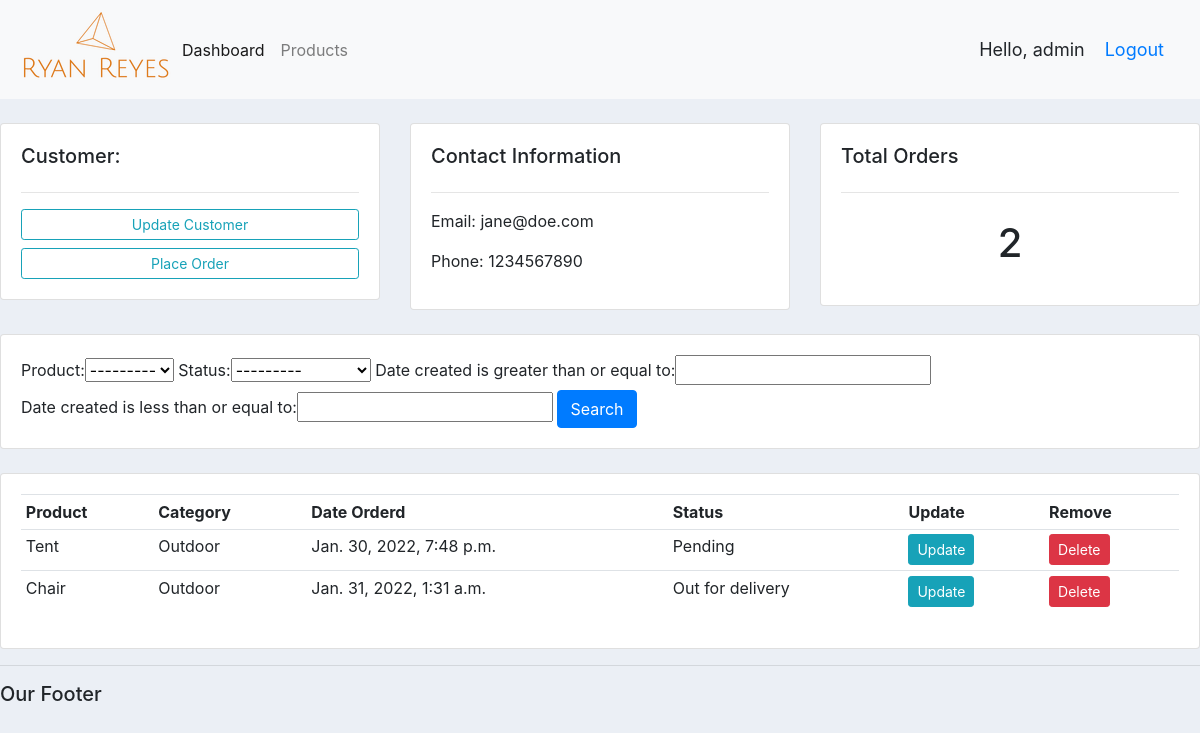
The page /customer/2/ (signed in) on the database its author committed.
### accounts/models.py (models this page shows, shortened)
class Customer(models.Model):
    name = models.CharField(max_length=200, null=True)
    phone = models.CharField(max_length=200, null=True)
    email = models.CharField(max_length=20, null=True)
    date_created = models.DateTimeField(auto_now_add=True, null=True)

class Order(models.Model):
    STATUS = (
        ('Pending', 'Pending'),
        ('Out for delivery', 'Out for delivery'),
        ('Delivered', 'Delivered')
    )
    customer = models.ForeignKey(
        Customer, null=True, on_delete=models.SET_NULL)
    product = models.ForeignKey(Product, null=True, on_delete=models.SET_NULL)
    date_created = models.DateTimeField(auto_now_add=True, null=True)
    status = models.CharField(max_length=200, null=True, choices=STATUS)

class Product(models.Model):
    CATEGORY = (
        ('Indoor', 'Indoor'),
        ('Outdoor', 'Outdoor')
    )
    name = models.CharField(max_length=200, null=True)
    price = models.FloatField(null=True)
    category = models.CharField(max_length=200, null=True, choices=CATEGORY)
    description = models.CharField(max_length=200, null=True)
    date_created = models.DateTimeField(auto_now_add=True, null=True)
    tag = models.ManyToManyField(Tag)
    def __str__(self):
        return self.name

### accounts/decorators.py (the view)
        def wrapper_func(request, *args, **kwargs):
            group = None
            if request.user.groups.exists():
                group = request.user.groups.all()[0].name
            if group in allowed_roles:
                return view_func(request, *args, **kwargs)
            else:
                return HttpResponse('You are not authorized to view this page')

### accounts/views.py (called while the page is built)
@login_required(login_url='login')
@allowed_users(allowed_roles=['admin'])
def customer(request, pk):
    customer = Customer.objects.get(id=pk)
    orders = customer.order_set.all()
    order_count = orders.count()
    myFilter = OrderFilter(request.GET, queryset=orders)
    orders = myFilter.qs
    context = {'customer': customer, 'orders': orders,
               'order_count': order_count, 'myFilter': myFilter}
    return render(request, 'accounts/customer.html', context)

### accounts/templates/accounts/customer.html
{% extends 'accounts/main.html' %}
{% block content %}
<br>
<div class="row">
    <div class="col-md">
        <div class="card card-body">
            <h5>Customer:</h5>
            <hr>
            <a class="btn btn-outline-info  btn-sm btn-block" href="">Update Customer</a>
            <a class="btn btn-outline-info  btn-sm btn-block" href="{% url 'create_order' customer.id %}">Place
                Order</a>
        </div>
    </div>
    <div class="col-md">
        <div class="card card-body">
            <h5>Contact Information</h5>
            <hr>
            <p>Email: {{customer.email}} </p>
            <p>Phone: {{customer.phone}}</p>
        </div>
    </div>
    <div class="col-md">
        <div class="card card-body">
            <h5>Total Orders</h5>
            <hr>
            <h1 style="text-align: center;padding: 10px">{{order_count}}</h1>
        </div>
    </div>
</div>
<br>
<div class="row">
    <div class="col">
        <div class="card card-body">
            <form method="get">
                {{myFilter.form}}
                <button class="btn btn-primary" type="submit">Search</button>
            </form>
        </div>
    </div>
</div>
<br>
<div class="row">
    <div class="col-md">
        <div class="card card-body">
            <table class="table table-sm">
                <tr>
                    <th>Product</th>
                    <th>Category</th>
                    <th>Date Orderd</th>
                    <th>Status</th>
                    <th>Update</th>
                    <th>Remove</th>
                </tr>
                {% for i in orders %}
                <tr>
                    <td>{{i.product}}</td>
                    <td>{{i.product.category}}</td>
                    <td>{{i.date_created}}</td>
                    <td>{{i.status}}</td>
                    <td><a class="btn btn-sm btn-info" href="{% url 'update_order' i.id %}">Update</a></td>
                    <td><a class="btn btn-sm btn-danger" href="{% url 'delete_order' i.id %}">Delete</a></td>
                </tr>
                {% endfor %}
            </table>
        </div>
    </div>
</div>
{% endblock %}

### accounts/templates/accounts/navbar.html (shortened to what this page needs)
{% load static %}
<nav class="navbar navbar-expand-lg navbar-light bg-light">
    <a href="{% url 'home' %}"><img src="{% static '/images/logo.png' %}"></a>
    <div class="collapse navbar-collapse" id="navbarNav">
        <ul class="navbar-nav">
            {% if request.user.is_staff %}
            <li class="nav-item active">
                <a class="nav-link" href="{% url 'home' %}"> Dashboard </a>
            </li>
            <li class="nav-item">
                <a class="nav-link" href="{% url 'products' %}"> Products</a>
            </li>
            {% endif %}
        </ul>
    </div>
    <span class="hello-msg">Hello, {{ request.user }}</span>
    <span class="hello-msg"><a href="{% url 'logout' %}">Logout</a></span>
</nav>

### static/css/main.css (style rules this page uses)
body { background-color: #ebeff5; }

### accounts/templates/accounts/navbar.html (style rules this page uses)
.hello-msg { font-size: 18px; margin-right: 20px; }

### rows shown on the page
Customer: email "jane@doe.com", phone "1234567890"
Order: product "Tent", product.category "Outdoor", date_created "Jan. 30, 2022, 7:48 p.m.", status "Pending"
Order: product "Chair", product.category "Outdoor", date_created "Jan. 31, 2022, 1:31 a.m.", status "Out for delivery"

### other values the page prints
{{ request.user }} "admin"
{{ order_count }} "2"
